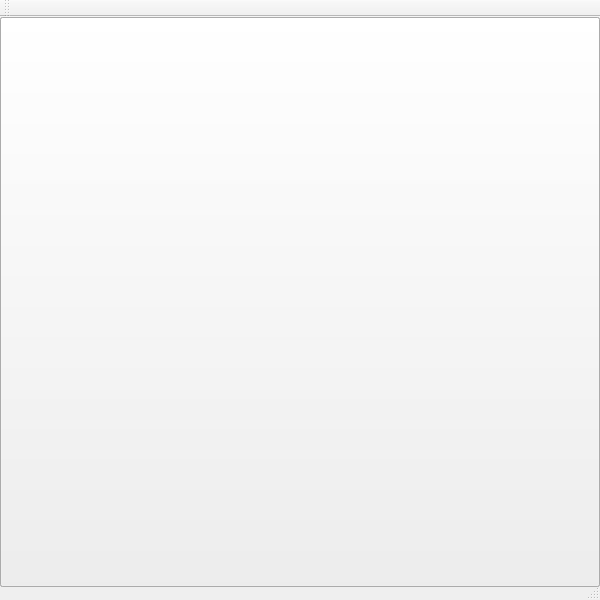
<?xml version="1.0" encoding="UTF-8"?>
<ui version="4.0">
 <class>MainWindow</class>
 <widget class="QMainWindow" name="MainWindow">
  <property name="geometry">
   <rect>
    <x>0</x>
    <y>0</y>
    <width>600</width>
    <height>600</height>
   </rect>
  </property>
  <property name="minimumSize">
   <size>
    <width>600</width>
    <height>600</height>
   </size>
  </property>
  <property name="maximumSize">
   <size>
    <width>600</width>
    <height>600</height>
   </size>
  </property>
  <property name="windowTitle">
   <string>MainWindow</string>
  </property>
  <widget class="QWidget" name="centralWidget">
   <property name="minimumSize">
    <size>
     <width>600</width>
     <height>600</height>
    </size>
   </property>
   <property name="maximumSize">
    <size>
     <width>600</width>
     <height>600</height>
    </size>
   </property>
   <widget class="QLabel" name="backgroundImage">
    <property name="geometry">
     <rect>
      <x>0</x>
      <y>0</y>
      <width>600</width>
      <height>600</height>
     </rect>
    </property>
    <property name="minimumSize">
     <size>
      <width>600</width>
      <height>600</height>
     </size>
    </property>
    <property name="maximumSize">
     <size>
      <width>600</width>
      <height>600</height>
     </size>
    </property>
    <property name="midLineWidth">
     <number>0</number>
    </property>
    <property name="text">
     <string/>
    </property>
    <property name="pixmap">
     <pixmap resource="TicTacToe.qrc">:/new/prefix1/Back</pixmap>
    </property>
   </widget>
   <widget class="QPushButton" name="buttonNext">
    <property name="geometry">
     <rect>
      <x>440</x>
      <y>458</y>
      <width>138</width>
      <height>26</height>
     </rect>
    </property>
    <property name="minimumSize">
     <size>
      <width>138</width>
      <height>26</height>
     </size>
    </property>
    <property name="maximumSize">
     <size>
      <width>138</width>
      <height>26</height>
     </size>
    </property>
    <property name="cursor">
     <cursorShape>PointingHandCursor</cursorShape>
    </property>
    <property name="text">
     <string/>
    </property>
    <property name="icon">
     <iconset resource="TicTacToe.qrc">
      <normaloff>:/new/prefix1/Next</normaloff>:/new/prefix1/Next</iconset>
    </property>
    <property name="iconSize">
     <size>
      <width>138</width>
      <height>25</height>
     </size>
    </property>
   </widget>
   <widget class="QPushButton" name="button0b">
    <property name="geometry">
     <rect>
      <x>36</x>
      <y>102</y>
      <width>111</width>
      <height>111</height>
     </rect>
    </property>
    <property name="minimumSize">
     <size>
      <width>111</width>
      <height>111</height>
     </size>
    </property>
    <property name="maximumSize">
     <size>
      <width>111</width>
      <height>111</height>
     </size>
    </property>
    <property name="cursor">
     <cursorShape>PointingHandCursor</cursorShape>
    </property>
    <property name="text">
     <string/>
    </property>
    <property name="icon">
     <iconset resource="TicTacToe.qrc">
      <normaloff>:/new/prefix1/B</normaloff>:/new/prefix1/B</iconset>
    </property>
    <property name="iconSize">
     <size>
      <width>111</width>
      <height>111</height>
     </size>
    </property>
   </widget>
   <widget class="QPushButton" name="button0o">
    <property name="geometry">
     <rect>
      <x>36</x>
      <y>102</y>
      <width>111</width>
      <height>111</height>
     </rect>
    </property>
    <property name="minimumSize">
     <size>
      <width>111</width>
      <height>111</height>
     </size>
    </property>
    <property name="maximumSize">
     <size>
      <width>111</width>
      <height>111</height>
     </size>
    </property>
    <property name="cursor">
     <cursorShape>PointingHandCursor</cursorShape>
    </property>
    <property name="text">
     <string/>
    </property>
    <property name="icon">
     <iconset resource="TicTacToe.qrc">
      <normaloff>:/new/prefix1/O</normaloff>:/new/prefix1/O</iconset>
    </property>
    <property name="iconSize">
     <size>
      <width>111</width>
      <height>111</height>
     </size>
    </property>
   </widget>
   <widget class="QPushButton" name="button2b">
    <property name="geometry">
     <rect>
      <x>308</x>
      <y>102</y>
      <width>111</width>
      <height>111</height>
     </rect>
    </property>
    <property name="minimumSize">
     <size>
      <width>111</width>
      <height>111</height>
     </size>
    </property>
    <property name="maximumSize">
     <size>
      <width>111</width>
      <height>111</height>
     </size>
    </property>
    <property name="cursor">
     <cursorShape>PointingHandCursor</cursorShape>
    </property>
    <property name="text">
     <string/>
    </property>
    <property name="icon">
     <iconset resource="TicTacToe.qrc">
      <normaloff>:/new/prefix1/B</normaloff>:/new/prefix1/B</iconset>
    </property>
    <property name="iconSize">
     <size>
      <width>111</width>
      <height>111</height>
     </size>
    </property>
   </widget>
   <widget class="QPushButton" name="button3b">
    <property name="geometry">
     <rect>
      <x>36</x>
      <y>238</y>
      <width>111</width>
      <height>111</height>
     </rect>
    </property>
    <property name="minimumSize">
     <size>
      <width>111</width>
      <height>111</height>
     </size>
    </property>
    <property name="maximumSize">
     <size>
      <width>111</width>
      <height>111</height>
     </size>
    </property>
    <property name="cursor">
     <cursorShape>PointingHandCursor</cursorShape>
    </property>
    <property name="text">
     <string/>
    </property>
    <property name="icon">
     <iconset resource="TicTacToe.qrc">
      <normaloff>:/new/prefix1/B</normaloff>:/new/prefix1/B</iconset>
    </property>
    <property name="iconSize">
     <size>
      <width>111</width>
      <height>111</height>
     </size>
    </property>
   </widget>
   <widget class="QPushButton" name="button4b">
    <property name="geometry">
     <rect>
      <x>172</x>
      <y>238</y>
      <width>111</width>
      <height>111</height>
     </rect>
    </property>
    <property name="minimumSize">
     <size>
      <width>111</width>
      <height>111</height>
     </size>
    </property>
    <property name="maximumSize">
     <size>
      <width>111</width>
      <height>111</height>
     </size>
    </property>
    <property name="cursor">
     <cursorShape>PointingHandCursor</cursorShape>
    </property>
    <property name="text">
     <string/>
    </property>
    <property name="icon">
     <iconset resource="TicTacToe.qrc">
      <normaloff>:/new/prefix1/B</normaloff>:/new/prefix1/B</iconset>
    </property>
    <property name="iconSize">
     <size>
      <width>111</width>
      <height>111</height>
     </size>
    </property>
   </widget>
   <widget class="QPushButton" name="button5b">
    <property name="geometry">
     <rect>
      <x>308</x>
      <y>238</y>
      <width>111</width>
      <height>111</height>
     </rect>
    </property>
    <property name="minimumSize">
     <size>
      <width>111</width>
      <height>111</height>
     </size>
    </property>
    <property name="maximumSize">
     <size>
      <width>111</width>
      <height>111</height>
     </size>
    </property>
    <property name="cursor">
     <cursorShape>PointingHandCursor</cursorShape>
    </property>
    <property name="text">
     <string/>
    </property>
    <property name="icon">
     <iconset resource="TicTacToe.qrc">
      <normaloff>:/new/prefix1/B</normaloff>:/new/prefix1/B</iconset>
    </property>
    <property name="iconSize">
     <size>
      <width>111</width>
      <height>111</height>
     </size>
    </property>
   </widget>
   <widget class="QPushButton" name="button6b">
    <property name="geometry">
     <rect>
      <x>36</x>
      <y>374</y>
      <width>111</width>
      <height>111</height>
     </rect>
    </property>
    <property name="minimumSize">
     <size>
      <width>111</width>
      <height>111</height>
     </size>
    </property>
    <property name="maximumSize">
     <size>
      <width>111</width>
      <height>111</height>
     </size>
    </property>
    <property name="cursor">
     <cursorShape>PointingHandCursor</cursorShape>
    </property>
    <property name="text">
     <string/>
    </property>
    <property name="icon">
     <iconset resource="TicTacToe.qrc">
      <normaloff>:/new/prefix1/B</normaloff>:/new/prefix1/B</iconset>
    </property>
    <property name="iconSize">
     <size>
      <width>111</width>
      <height>111</height>
     </size>
    </property>
   </widget>
   <widget class="QPushButton" name="button7b">
    <property name="geometry">
     <rect>
      <x>172</x>
      <y>374</y>
      <width>111</width>
      <height>111</height>
     </rect>
    </property>
    <property name="minimumSize">
     <size>
      <width>111</width>
      <height>111</height>
     </size>
    </property>
    <property name="maximumSize">
     <size>
      <width>111</width>
      <height>111</height>
     </size>
    </property>
    <property name="cursor">
     <cursorShape>PointingHandCursor</cursorShape>
    </property>
    <property name="text">
     <string/>
    </property>
    <property name="icon">
     <iconset resource="TicTacToe.qrc">
      <normaloff>:/new/prefix1/B</normaloff>:/new/prefix1/B</iconset>
    </property>
    <property name="iconSize">
     <size>
      <width>111</width>
      <height>111</height>
     </size>
    </property>
   </widget>
   <widget class="QPushButton" name="button8b">
    <property name="geometry">
     <rect>
      <x>308</x>
      <y>374</y>
      <width>111</width>
      <height>111</height>
     </rect>
    </property>
    <property name="minimumSize">
     <size>
      <width>111</width>
      <height>111</height>
     </size>
    </property>
    <property name="maximumSize">
     <size>
      <width>111</width>
      <height>111</height>
     </size>
    </property>
    <property name="cursor">
     <cursorShape>PointingHandCursor</cursorShape>
    </property>
    <property name="text">
     <string/>
    </property>
    <property name="icon">
     <iconset resource="TicTacToe.qrc">
      <normaloff>:/new/prefix1/B</normaloff>:/new/prefix1/B</iconset>
    </property>
    <property name="iconSize">
     <size>
      <width>111</width>
      <height>111</height>
     </size>
    </property>
   </widget>
   <widget class="QPushButton" name="button1b">
    <property name="geometry">
     <rect>
      <x>172</x>
      <y>102</y>
      <width>111</width>
      <height>111</height>
     </rect>
    </property>
    <property name="minimumSize">
     <size>
      <width>111</width>
      <height>111</height>
     </size>
    </property>
    <property name="maximumSize">
     <size>
      <width>111</width>
      <height>111</height>
     </size>
    </property>
    <property name="cursor">
     <cursorShape>PointingHandCursor</cursorShape>
    </property>
    <property name="text">
     <string/>
    </property>
    <property name="icon">
     <iconset resource="TicTacToe.qrc">
      <normaloff>:/new/prefix1/B</normaloff>:/new/prefix1/B</iconset>
    </property>
    <property name="iconSize">
     <size>
      <width>111</width>
      <height>111</height>
     </size>
    </property>
   </widget>
   <widget class="QPushButton" name="button0x">
    <property name="geometry">
     <rect>
      <x>36</x>
      <y>102</y>
      <width>111</width>
      <height>111</height>
     </rect>
    </property>
    <property name="minimumSize">
     <size>
      <width>111</width>
      <height>111</height>
     </size>
    </property>
    <property name="maximumSize">
     <size>
      <width>111</width>
      <height>111</height>
     </size>
    </property>
    <property name="cursor">
     <cursorShape>PointingHandCursor</cursorShape>
    </property>
    <property name="text">
     <string/>
    </property>
    <property name="icon">
     <iconset resource="TicTacToe.qrc">
      <normaloff>:/new/prefix1/X</normaloff>:/new/prefix1/X</iconset>
    </property>
    <property name="iconSize">
     <size>
      <width>111</width>
      <height>111</height>
     </size>
    </property>
   </widget>
   <widget class="QPushButton" name="button1o">
    <property name="geometry">
     <rect>
      <x>172</x>
      <y>102</y>
      <width>111</width>
      <height>111</height>
     </rect>
    </property>
    <property name="minimumSize">
     <size>
      <width>111</width>
      <height>111</height>
     </size>
    </property>
    <property name="maximumSize">
     <size>
      <width>111</width>
      <height>111</height>
     </size>
    </property>
    <property name="cursor">
     <cursorShape>PointingHandCursor</cursorShape>
    </property>
    <property name="text">
     <string/>
    </property>
    <property name="icon">
     <iconset resource="TicTacToe.qrc">
      <normaloff>:/new/prefix1/O</normaloff>:/new/prefix1/O</iconset>
    </property>
    <property name="iconSize">
     <size>
      <width>111</width>
      <height>111</height>
     </size>
    </property>
   </widget>
   <widget class="QPushButton" name="button2o">
    <property name="geometry">
     <rect>
      <x>308</x>
      <y>102</y>
      <width>111</width>
      <height>111</height>
     </rect>
    </property>
    <property name="minimumSize">
     <size>
      <width>111</width>
      <height>111</height>
     </size>
    </property>
    <property name="maximumSize">
     <size>
      <width>111</width>
      <height>111</height>
     </size>
    </property>
    <property name="cursor">
     <cursorShape>PointingHandCursor</cursorShape>
    </property>
    <property name="text">
     <string/>
    </property>
    <property name="icon">
     <iconset resource="TicTacToe.qrc">
      <normaloff>:/new/prefix1/O</normaloff>:/new/prefix1/O</iconset>
    </property>
    <property name="iconSize">
     <size>
      <width>111</width>
      <height>111</height>
     </size>
    </property>
   </widget>
   <widget class="QPushButton" name="button3o">
    <property name="geometry">
     <rect>
      <x>36</x>
      <y>238</y>
      <width>111</width>
      <height>111</height>
     </rect>
    </property>
    <property name="minimumSize">
     <size>
      <width>111</width>
      <height>111</height>
     </size>
    </property>
    <property name="maximumSize">
     <size>
      <width>111</width>
      <height>111</height>
     </size>
    </property>
    <property name="cursor">
     <cursorShape>PointingHandCursor</cursorShape>
    </property>
    <property name="text">
     <string/>
    </property>
    <property name="icon">
     <iconset resource="TicTacToe.qrc">
      <normaloff>:/new/prefix1/O</normaloff>:/new/prefix1/O</iconset>
    </property>
    <property name="iconSize">
     <size>
      <width>111</width>
      <height>111</height>
     </size>
    </property>
   </widget>
   <widget class="QPushButton" name="button4o">
    <property name="geometry">
     <rect>
      <x>172</x>
      <y>238</y>
      <width>111</width>
      <height>111</height>
     </rect>
    </property>
    <property name="minimumSize">
     <size>
      <width>111</width>
      <height>111</height>
     </size>
    </property>
    <property name="maximumSize">
     <size>
      <width>111</width>
      <height>111</height>
     </size>
    </property>
    <property name="cursor">
     <cursorShape>PointingHandCursor</cursorShape>
    </property>
    <property name="text">
     <string/>
    </property>
    <property name="icon">
     <iconset resource="TicTacToe.qrc">
      <normaloff>:/new/prefix1/O</normaloff>:/new/prefix1/O</iconset>
    </property>
    <property name="iconSize">
     <size>
      <width>111</width>
      <height>111</height>
     </size>
    </property>
   </widget>
   <widget class="QPushButton" name="button5o">
    <property name="geometry">
     <rect>
      <x>308</x>
      <y>238</y>
      <width>111</width>
      <height>111</height>
     </rect>
    </property>
    <property name="minimumSize">
     <size>
      <width>111</width>
      <height>111</height>
     </size>
    </property>
    <property name="maximumSize">
     <size>
      <width>111</width>
      <height>111</height>
     </size>
    </property>
    <property name="cursor">
     <cursorShape>PointingHandCursor</cursorShape>
    </property>
    <property name="text">
     <string/>
    </property>
    <property name="icon">
     <iconset resource="TicTacToe.qrc">
      <normaloff>:/new/prefix1/O</normaloff>:/new/prefix1/O</iconset>
    </property>
    <property name="iconSize">
     <size>
      <width>111</width>
      <height>111</height>
     </size>
    </property>
   </widget>
   <widget class="QPushButton" name="button6o">
    <property name="geometry">
     <rect>
      <x>36</x>
      <y>374</y>
      <width>111</width>
      <height>111</height>
     </rect>
    </property>
    <property name="minimumSize">
     <size>
      <width>111</width>
      <height>111</height>
     </size>
    </property>
    <property name="maximumSize">
     <size>
      <width>111</width>
      <height>111</height>
     </size>
    </property>
    <property name="cursor">
     <cursorShape>PointingHandCursor</cursorShape>
    </property>
    <property name="text">
     <string/>
    </property>
    <property name="icon">
     <iconset resource="TicTacToe.qrc">
      <normaloff>:/new/prefix1/O</normaloff>:/new/prefix1/O</iconset>
    </property>
    <property name="iconSize">
     <size>
      <width>111</width>
      <height>111</height>
     </size>
    </property>
   </widget>
   <widget class="QPushButton" name="button7o">
    <property name="geometry">
     <rect>
      <x>172</x>
      <y>374</y>
      <width>111</width>
      <height>111</height>
     </rect>
    </property>
    <property name="minimumSize">
     <size>
      <width>111</width>
      <height>111</height>
     </size>
    </property>
    <property name="maximumSize">
     <size>
      <width>111</width>
      <height>111</height>
     </size>
    </property>
    <property name="cursor">
     <cursorShape>PointingHandCursor</cursorShape>
    </property>
    <property name="text">
     <string/>
    </property>
    <property name="icon">
     <iconset resource="TicTacToe.qrc">
      <normaloff>:/new/prefix1/O</normaloff>:/new/prefix1/O</iconset>
    </property>
    <property name="iconSize">
     <size>
      <width>111</width>
      <height>111</height>
     </size>
    </property>
   </widget>
   <widget class="QPushButton" name="button8o">
    <property name="geometry">
     <rect>
      <x>308</x>
      <y>374</y>
      <width>111</width>
      <height>111</height>
     </rect>
    </property>
    <property name="minimumSize">
     <size>
      <width>111</width>
      <height>111</height>
     </size>
    </property>
    <property name="maximumSize">
     <size>
      <width>111</width>
      <height>111</height>
     </size>
    </property>
    <property name="cursor">
     <cursorShape>PointingHandCursor</cursorShape>
    </property>
    <property name="text">
     <string/>
    </property>
    <property name="icon">
     <iconset resource="TicTacToe.qrc">
      <normaloff>:/new/prefix1/O</normaloff>:/new/prefix1/O</iconset>
    </property>
    <property name="iconSize">
     <size>
      <width>111</width>
      <height>111</height>
     </size>
    </property>
   </widget>
   <widget class="QPushButton" name="button1x">
    <property name="geometry">
     <rect>
      <x>172</x>
      <y>102</y>
      <width>111</width>
      <height>111</height>
     </rect>
    </property>
    <property name="minimumSize">
     <size>
      <width>111</width>
      <height>111</height>
     </size>
    </property>
    <property name="maximumSize">
     <size>
      <width>111</width>
      <height>111</height>
     </size>
    </property>
    <property name="cursor">
     <cursorShape>PointingHandCursor</cursorShape>
    </property>
    <property name="text">
     <string/>
    </property>
    <property name="icon">
     <iconset resource="TicTacToe.qrc">
      <normaloff>:/new/prefix1/X</normaloff>:/new/prefix1/X</iconset>
    </property>
    <property name="iconSize">
     <size>
      <width>111</width>
      <height>111</height>
     </size>
    </property>
   </widget>
   <widget class="QPushButton" name="button2x">
    <property name="geometry">
     <rect>
      <x>308</x>
      <y>102</y>
      <width>111</width>
      <height>111</height>
     </rect>
    </property>
    <property name="minimumSize">
     <size>
      <width>111</width>
      <height>111</height>
     </size>
    </property>
    <property name="maximumSize">
     <size>
      <width>111</width>
      <height>111</height>
     </size>
    </property>
    <property name="cursor">
     <cursorShape>PointingHandCursor</cursorShape>
    </property>
    <property name="text">
     <string/>
    </property>
    <property name="icon">
     <iconset resource="TicTacToe.qrc">
      <normaloff>:/new/prefix1/X</normaloff>:/new/prefix1/X</iconset>
    </property>
    <property name="iconSize">
     <size>
      <width>111</width>
      <height>111</height>
     </size>
    </property>
   </widget>
   <widget class="QPushButton" name="button3x">
    <property name="geometry">
     <rect>
      <x>36</x>
      <y>238</y>
      <width>111</width>
      <height>111</height>
     </rect>
    </property>
    <property name="minimumSize">
     <size>
      <width>111</width>
      <height>111</height>
     </size>
    </property>
    <property name="maximumSize">
     <size>
      <width>111</width>
      <height>111</height>
     </size>
    </property>
    <property name="cursor">
     <cursorShape>PointingHandCursor</cursorShape>
    </property>
    <property name="text">
     <string/>
    </property>
    <property name="icon">
     <iconset resource="TicTacToe.qrc">
      <normaloff>:/new/prefix1/X</normaloff>:/new/prefix1/X</iconset>
    </property>
    <property name="iconSize">
     <size>
      <width>111</width>
      <height>111</height>
     </size>
    </property>
   </widget>
   <widget class="QPushButton" name="button4x">
    <property name="geometry">
     <rect>
      <x>172</x>
      <y>238</y>
      <width>111</width>
      <height>111</height>
     </rect>
    </property>
    <property name="minimumSize">
     <size>
      <width>111</width>
      <height>111</height>
     </size>
    </property>
    <property name="maximumSize">
     <size>
      <width>111</width>
      <height>111</height>
     </size>
    </property>
    <property name="cursor">
     <cursorShape>PointingHandCursor</cursorShape>
    </property>
    <property name="text">
     <string/>
    </property>
    <property name="icon">
     <iconset resource="TicTacToe.qrc">
      <normaloff>:/new/prefix1/X</normaloff>:/new/prefix1/X</iconset>
    </property>
    <property name="iconSize">
     <size>
      <width>111</width>
      <height>111</height>
     </size>
    </property>
   </widget>
   <widget class="QPushButton" name="button5x">
    <property name="geometry">
     <rect>
      <x>308</x>
      <y>238</y>
      <width>111</width>
      <height>111</height>
     </rect>
    </property>
    <property name="minimumSize">
     <size>
      <width>111</width>
      <height>111</height>
     </size>
    </property>
    <property name="maximumSize">
     <size>
      <width>111</width>
      <height>111</height>
     </size>
    </property>
    <property name="cursor">
     <cursorShape>PointingHandCursor</cursorShape>
    </property>
    <property name="text">
     <string/>
    </property>
    <property name="icon">
     <iconset resource="TicTacToe.qrc">
      <normaloff>:/new/prefix1/X</normaloff>:/new/prefix1/X</iconset>
    </property>
    <property name="iconSize">
     <size>
      <width>111</width>
      <height>111</height>
     </size>
    </property>
   </widget>
   <widget class="QPushButton" name="button6x">
    <property name="geometry">
     <rect>
      <x>36</x>
      <y>374</y>
      <width>111</width>
      <height>111</height>
     </rect>
    </property>
    <property name="minimumSize">
     <size>
      <width>111</width>
      <height>111</height>
     </size>
    </property>
    <property name="maximumSize">
     <size>
      <width>111</width>
      <height>111</height>
     </size>
    </property>
    <property name="cursor">
     <cursorShape>PointingHandCursor</cursorShape>
    </property>
    <property name="text">
     <string/>
    </property>
    <property name="icon">
     <iconset resource="TicTacToe.qrc">
      <normaloff>:/new/prefix1/X</normaloff>:/new/prefix1/X</iconset>
    </property>
    <property name="iconSize">
     <size>
      <width>111</width>
      <height>111</height>
     </size>
    </property>
   </widget>
   <widget class="QPushButton" name="button7x">
    <property name="geometry">
     <rect>
      <x>172</x>
      <y>374</y>
      <width>111</width>
      <height>111</height>
     </rect>
    </property>
    <property name="minimumSize">
     <size>
      <width>111</width>
      <height>111</height>
     </size>
    </property>
    <property name="maximumSize">
     <size>
      <width>111</width>
      <height>111</height>
     </size>
    </property>
    <property name="cursor">
     <cursorShape>PointingHandCursor</cursorShape>
    </property>
    <property name="text">
     <string/>
    </property>
    <property name="icon">
     <iconset resource="TicTacToe.qrc">
      <normaloff>:/new/prefix1/X</normaloff>:/new/prefix1/X</iconset>
    </property>
    <property name="iconSize">
     <size>
      <width>111</width>
      <height>111</height>
     </size>
    </property>
   </widget>
   <widget class="QPushButton" name="button8x">
    <property name="geometry">
     <rect>
      <x>308</x>
      <y>374</y>
      <width>111</width>
      <height>111</height>
     </rect>
    </property>
    <property name="minimumSize">
     <size>
      <width>111</width>
      <height>111</height>
     </size>
    </property>
    <property name="maximumSize">
     <size>
      <width>111</width>
      <height>111</height>
     </size>
    </property>
    <property name="cursor">
     <cursorShape>PointingHandCursor</cursorShape>
    </property>
    <property name="text">
     <string/>
    </property>
    <property name="icon">
     <iconset resource="TicTacToe.qrc">
      <normaloff>:/new/prefix1/X</normaloff>:/new/prefix1/X</iconset>
    </property>
    <property name="iconSize">
     <size>
      <width>111</width>
      <height>111</height>
     </size>
    </property>
   </widget>
   <widget class="QLabel" name="playero">
    <property name="geometry">
     <rect>
      <x>440</x>
      <y>102</y>
      <width>131</width>
      <height>33</height>
     </rect>
    </property>
    <property name="minimumSize">
     <size>
      <width>131</width>
      <height>33</height>
     </size>
    </property>
    <property name="maximumSize">
     <size>
      <width>131</width>
      <height>33</height>
     </size>
    </property>
    <property name="text">
     <string/>
    </property>
    <property name="pixmap">
     <pixmap resource="TicTacToe.qrc">:/new/prefix1/PlayerO</pixmap>
    </property>
   </widget>
   <widget class="QLabel" name="playerx">
    <property name="geometry">
     <rect>
      <x>440</x>
      <y>102</y>
      <width>131</width>
      <height>33</height>
     </rect>
    </property>
    <property name="minimumSize">
     <size>
      <width>131</width>
      <height>33</height>
     </size>
    </property>
    <property name="maximumSize">
     <size>
      <width>131</width>
      <height>33</height>
     </size>
    </property>
    <property name="lineWidth">
     <number>14</number>
    </property>
    <property name="text">
     <string/>
    </property>
    <property name="pixmap">
     <pixmap resource="TicTacToe.qrc">:/new/prefix1/PlayerX</pixmap>
    </property>
   </widget>
   <widget class="QPushButton" name="buttonDraw">
    <property name="geometry">
     <rect>
      <x>0</x>
      <y>0</y>
      <width>600</width>
      <height>570</height>
     </rect>
    </property>
    <property name="minimumSize">
     <size>
      <width>600</width>
      <height>570</height>
     </size>
    </property>
    <property name="maximumSize">
     <size>
      <width>600</width>
      <height>570</height>
     </size>
    </property>
    <property name="text">
     <string/>
    </property>
    <property name="icon">
     <iconset resource="TicTacToe.qrc">
      <normaloff>:/new/prefix1/images/drawgame.bmp</normaloff>:/new/prefix1/images/drawgame.bmp</iconset>
    </property>
    <property name="iconSize">
     <size>
      <width>600</width>
      <height>570</height>
     </size>
    </property>
   </widget>
   <widget class="QPushButton" name="buttonPlayerXWins">
    <property name="geometry">
     <rect>
      <x>0</x>
      <y>0</y>
      <width>600</width>
      <height>570</height>
     </rect>
    </property>
    <property name="minimumSize">
     <size>
      <width>600</width>
      <height>570</height>
     </size>
    </property>
    <property name="maximumSize">
     <size>
      <width>600</width>
      <height>570</height>
     </size>
    </property>
    <property name="text">
     <string/>
    </property>
    <property name="icon">
     <iconset resource="TicTacToe.qrc">
      <normaloff>:/new/prefix1/images/playerxwins.bmp</normaloff>:/new/prefix1/images/playerxwins.bmp</iconset>
    </property>
    <property name="iconSize">
     <size>
      <width>600</width>
      <height>570</height>
     </size>
    </property>
   </widget>
   <widget class="QPushButton" name="buttonPlayerOWins">
    <property name="geometry">
     <rect>
      <x>0</x>
      <y>0</y>
      <width>600</width>
      <height>570</height>
     </rect>
    </property>
    <property name="minimumSize">
     <size>
      <width>600</width>
      <height>570</height>
     </size>
    </property>
    <property name="maximumSize">
     <size>
      <width>600</width>
      <height>570</height>
     </size>
    </property>
    <property name="text">
     <string/>
    </property>
    <property name="icon">
     <iconset resource="TicTacToe.qrc">
      <normaloff>:/new/prefix1/images/playerowins.bmp</normaloff>:/new/prefix1/images/playerowins.bmp</iconset>
    </property>
    <property name="iconSize">
     <size>
      <width>600</width>
      <height>570</height>
     </size>
    </property>
   </widget>
  </widget>
  <widget class="QMenuBar" name="menuBar">
   <property name="geometry">
    <rect>
     <x>0</x>
     <y>0</y>
     <width>600</width>
     <height>22</height>
    </rect>
   </property>
  </widget>
  <widget class="QToolBar" name="mainToolBar">
   <attribute name="toolBarArea">
    <enum>TopToolBarArea</enum>
   </attribute>
   <attribute name="toolBarBreak">
    <bool>false</bool>
   </attribute>
  </widget>
  <widget class="QStatusBar" name="statusBar"/>
 </widget>
 <layoutdefault spacing="6" margin="11"/>
 <resources>
  <include location="TicTacToe.qrc"/>
 </resources>
 <connections/>
</ui>
